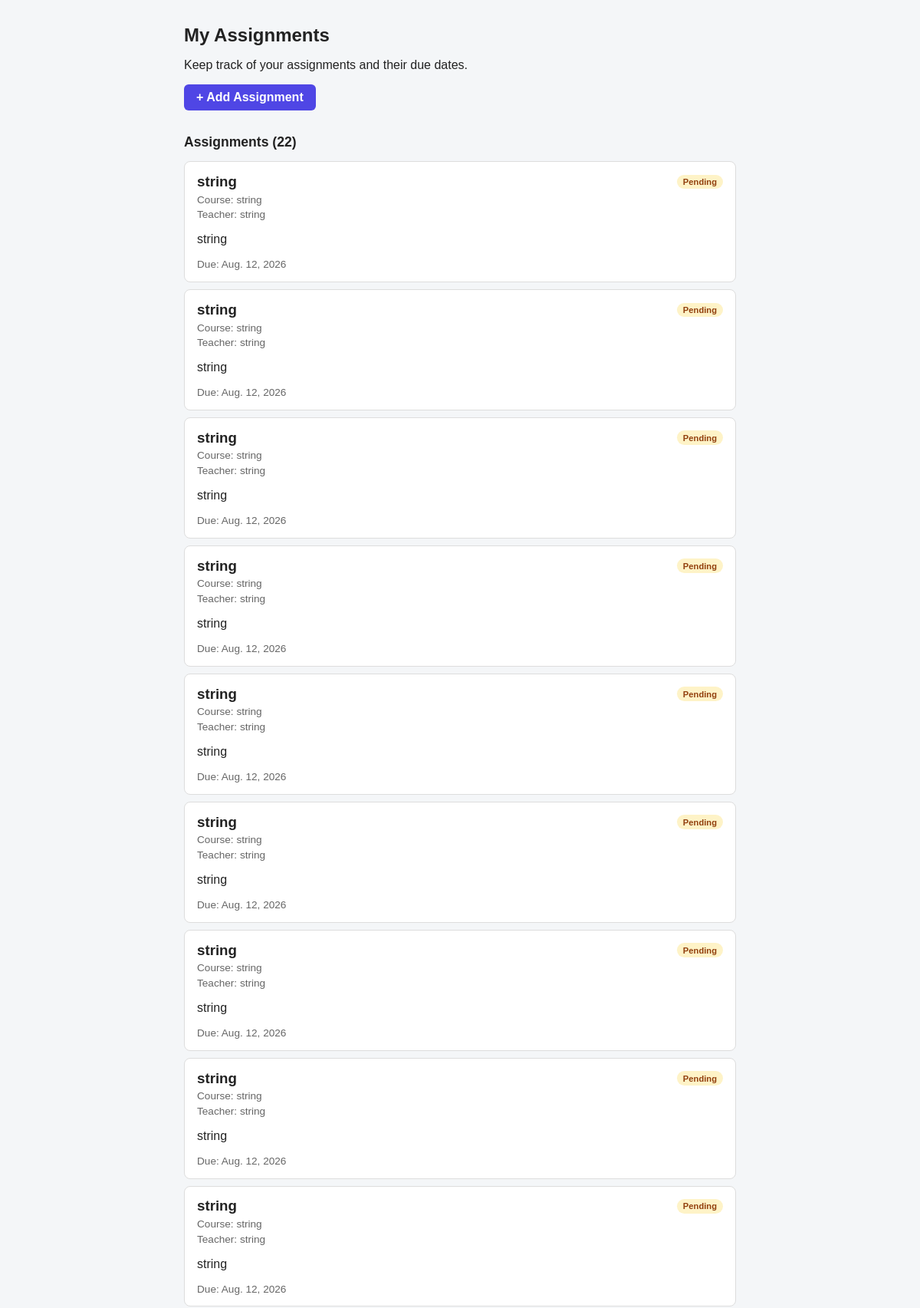
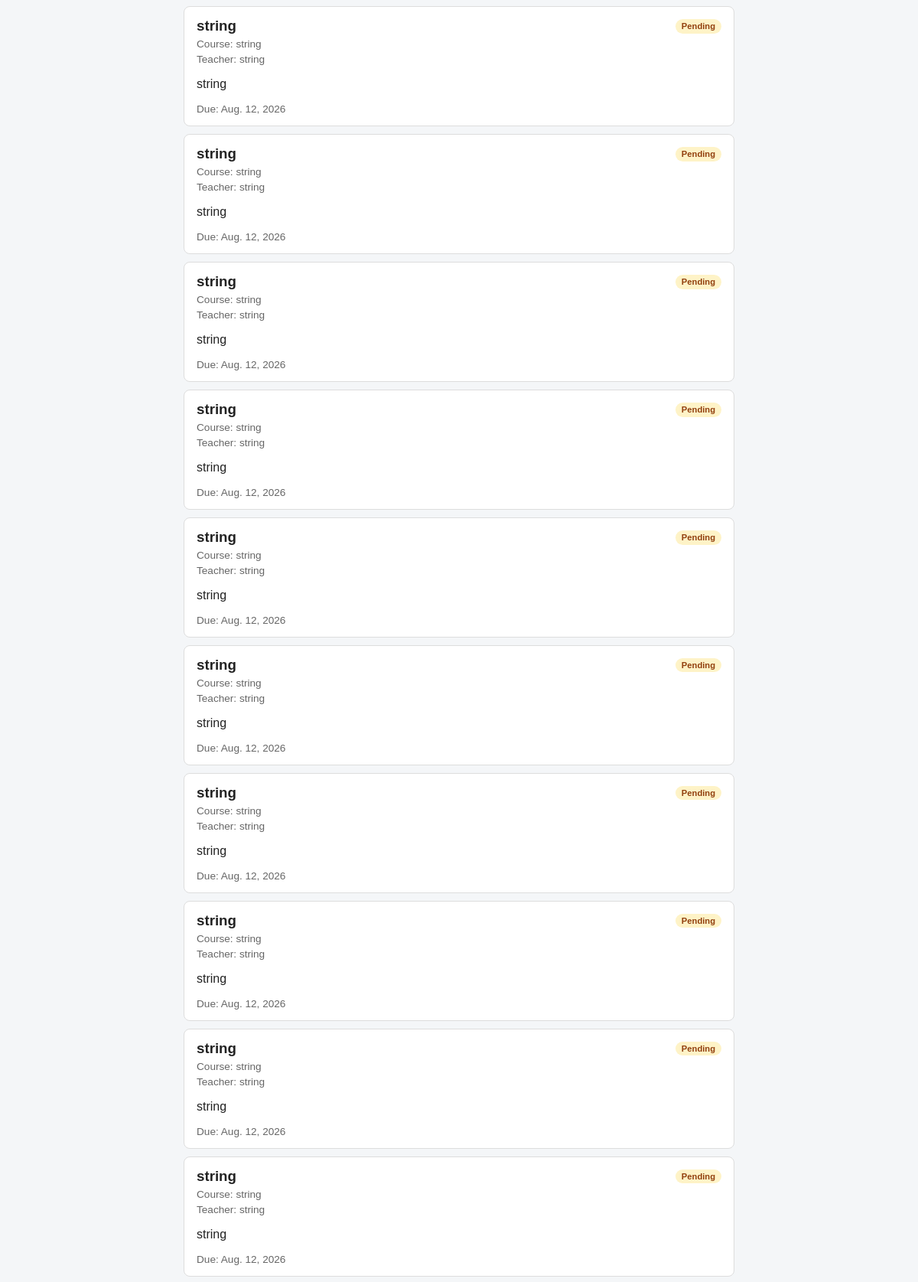
The page / (upper part) on the database its author committed (2 pictures, top to bottom).
### assignments/models.py (models this page shows, shortened)
class Assignment(models.Model):
    class Status(models.TextChoices):
        PENDING = "Pending", "Pending"
        IN_PROGRESS = "In Progress", "In Progress"
        COMPLETED = "Completed", "Completed"
    title = models.CharField(max_length=200)
    course = models.CharField(max_length=100, blank=True)
    subject_teacher = models.CharField(max_length=100, blank=True)
    description = models.TextField(blank=True)
    due_date = models.DateField()
    status = models.CharField(
        max_length=20,
        choices=Status.choices,
        default=Status.PENDING,
    )
    created_at = models.DateTimeField(auto_now_add=True)
    updated_at = models.DateTimeField(auto_now=True)
    class Meta:
        ordering = ["-created_at"]
        verbose_name_plural = "assignments"
    @property
    def is_overdue(self):
        return (
            self.due_date < timezone.localdate()
            and self.status != self.Status.COMPLETED
        )

### assignments/views.py (the view)
# urls.py: path('', assignment_list, name='assignment-list'),
def assignment_list(request):
    if request.method == "POST":
        form = AssignmentForm(request.POST)
        if form.is_valid():
            form.save()
            return redirect("assignments:assignment_list")
    else:
        form = AssignmentForm()
    assignments = Assignment.objects.all()
    return render(
        request,
        "assignments/assignment_list.html",
        {
            "form": form,                 # the form (empty, or with errors)
            "assignments": assignments,   # every row in the database
        },
    )

### assignments/templates/assignments/assignment_list.html (shortened to what this page needs)
<!DOCTYPE html>
<html lang="en">
<head>
</head>
<body>
    <header>
        <h1>My Assignments</h1>
        <p>Keep track of your assignments and their due dates.</p>
        <button type="button" class="btn btn-primary" data-open-modal>+ Add Assignment</button>
    </header>
    <main>
        {% if assignments %}
            <h2>Assignments ({{ assignments|length }})</h2>
            <ul class="assignment-list">
                {% for assignment in assignments %}
                    <li class="assignment">
                        <div class="assignment-top">
                            <h3>{{ assignment.title }}</h3>
                            <span class="badge badge--{{ assignment.status|slugify }}">{{ assignment.status }}</span>
                        </div>
                        {% if assignment.course %}
                            <p class="meta">Course: {{ assignment.course }}</p>
                        {% endif %}
                        {% if assignment.subject_teacher %}
                            <p class="meta">Teacher: {{ assignment.subject_teacher }}</p>
                        {% endif %}
                        {% if assignment.description %}
                            <p class="description">{{ assignment.description }}</p>
                        {% endif %}
                        <p class="due">
                            Due: {{ assignment.due_date }}
                        </p>
                    </li>
                {% endfor %}
            </ul>
        {% else %}
            <div class="empty">
                <p>No assignments yet.</p>
                <button type="button" class="btn btn-primary" data-open-modal>+ Add Assignment</button>
            </div>
        {% endif %}
    </main>
</body>
</html>

### assignments/templates/assignments/assignment_list.html (style rules this page uses)
body { margin: 0; font-family: Arial, Helvetica, sans-serif; background: #f4f6f8; color: #222; }
header, main { max-width: 720px; margin: 0 auto; padding: 1rem; }
header { padding-bottom: 0; }
h1 { font-size: 1.5rem; }
h2 { font-size: 1.1rem; }
.btn { border: none; border-radius: 6px; padding: 0.5rem 1rem; font: inherit; font-weight: bold; cursor: pointer; }
.btn-primary { background: #4f46e5; color: #fff; }
.assignment-list { list-style: none; margin: 0; padding: 0; }
.assignment { background: #fff; border: 1px solid #ddd; border-radius: 8px; padding: 0.9rem 1rem; margin-bottom: 0.6rem; }
.assignment-top { display: flex; justify-content: space-between; align-items: center; gap: 0.5rem; }
.assignment-top h3 { margin: 0; }
.meta, .due { color: #666; font-size: 0.85rem; margin: 0.3rem 0 0; }
.badge { font-size: 0.7rem; font-weight: bold; padding: 0.2rem 0.5rem; border-radius: 999px; }
.badge--pending { background: #fef3c7; color: #92400e; }

### rows shown on the page
Assignment: title "string", status "Pending", course "string", subject_teacher "string", description "string", due_date "Aug. 12, 2026"
Assignment: title "string", status "Pending", course "string", subject_teacher "string", description "string", due_date "Aug. 12, 2026"
Assignment: title "string", status "Pending", course "string", subject_teacher "string", description "string", due_date "Aug. 12, 2026"
Assignment: title "string", status "Pending", course "string", subject_teacher "string", description "string", due_date "Aug. 12, 2026"
Assignment: title "string", status "Pending", course "string", subject_teacher "string", description "string", due_date "Aug. 12, 2026"
Assignment: title "string", status "Pending", course "string", subject_teacher "string", description "string", due_date "Aug. 12, 2026"
Assignment: title "string", status "Pending", course "string", subject_teacher "string", description "string", due_date "Aug. 12, 2026"
Assignment: title "string", status "Pending", course "string", subject_teacher "string", description "string", due_date "Aug. 12, 2026"
Assignment: title "string", status "Pending", course "string", subject_teacher "string", description "string", due_date "Aug. 12, 2026"
Assignment: title "string", status "Pending", course "string", subject_teacher "string", description "string", due_date "Aug. 12, 2026"
Assignment: title "string", status "Pending", course "string", subject_teacher "string", description "string", due_date "Aug. 12, 2026"
Assignment: title "string", status "Pending", course "string", subject_teacher "string", description "string", due_date "Aug. 12, 2026"
Assignment: title "string", status "Pending", course "string", subject_teacher "string", description "string", due_date "Aug. 12, 2026"
Assignment: title "string", status "Pending", course "string", subject_teacher "string", description "string", due_date "Aug. 12, 2026"
Assignment: title "string", status "Pending", course "string", subject_teacher "string", description "string", due_date "Aug. 12, 2026"
Assignment: title "string", status "Pending", course "string", subject_teacher "string", description "string", due_date "Aug. 12, 2026"
Assignment: title "string", status "Pending", course "string", subject_teacher "string", description "string", due_date "Aug. 12, 2026"
Assignment: title "string", status "Pending", course "string", subject_teacher "string", description "string", due_date "Aug. 12, 2026"
Assignment: title "string", status "Pending", course "string", subject_teacher "string", description "string", due_date "Aug. 12, 2026"

### other values the page prints
{{ assignments|length }} "22"
